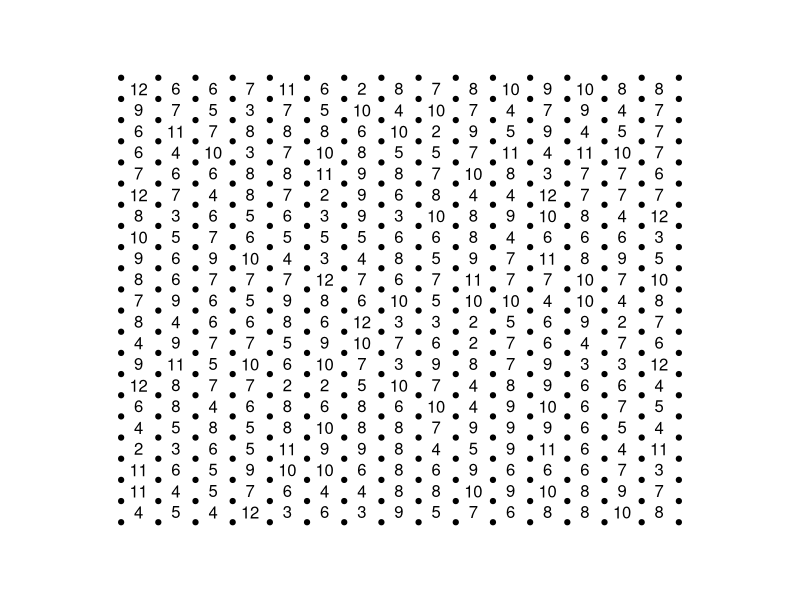
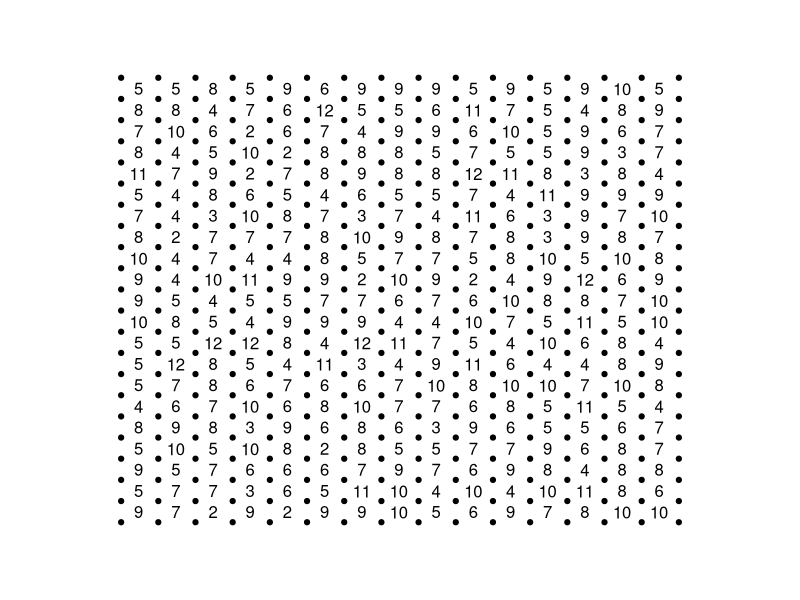
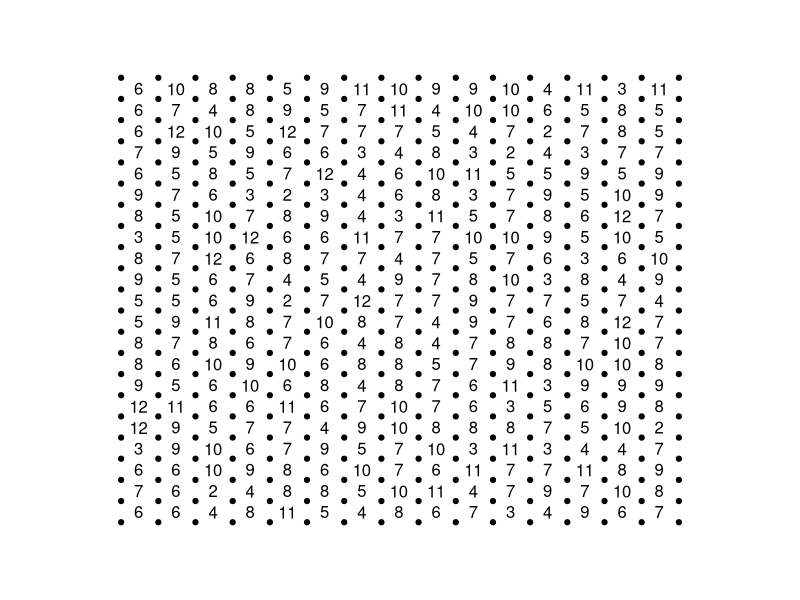

The R source for these figures, in order:
ncopies = 3 #how many versions
w = 8.5 #paper width (in)
h = 11  #paper height (in)
m = 1 #paper margin (in)
d = 0.4 #distance between dots (in)
dotsizefactor = 0.7
numbersizefactor = 1
X = 2:12 #possibilities
P = (6-abs(2:12-7))/36
fileroots = "numgrids/output"

for(copy in 1:ncopies){
  pdf(paste0(fileroots,sprintf("%02d",copy),".pdf",collapse=""), width=w, height=h)
  par(mar=c(0,0,0,0)) #get rid of plot margins
  plot(0,0,type="n",xlim=c(0,w),ylim=c(0,h),axes=F,ann=F) #initialize plot area
  nx = (w-2*m)%/%d #number of dots horizontally
  ny = (h-2*m)%/%d #number of dots vertically
  xdots = seq(-nx*d/2,nx*d/2,length.out=nx)+w/2 #xcoords of dots
  ydots = seq(-ny*d/2,ny*d/2,length.out=ny)+h/2 #ycoords of dots
  xnums = (xdots+d/2)[1:(length(xdots)-1)]
  ynums = (ydots+d/2)[1:(length(ydots)-1)]
  for(x in xdots){
    for(y in ydots){
      points(x,y,pch=19,cex=dotsizefactor)
    }
  }
  for(x in xnums){
    for(y in ynums){
      num = sample(X,1,F,P)
      text(x,y,num,cex=numbersizefactor)
    }
  }
  dev.off()
}
